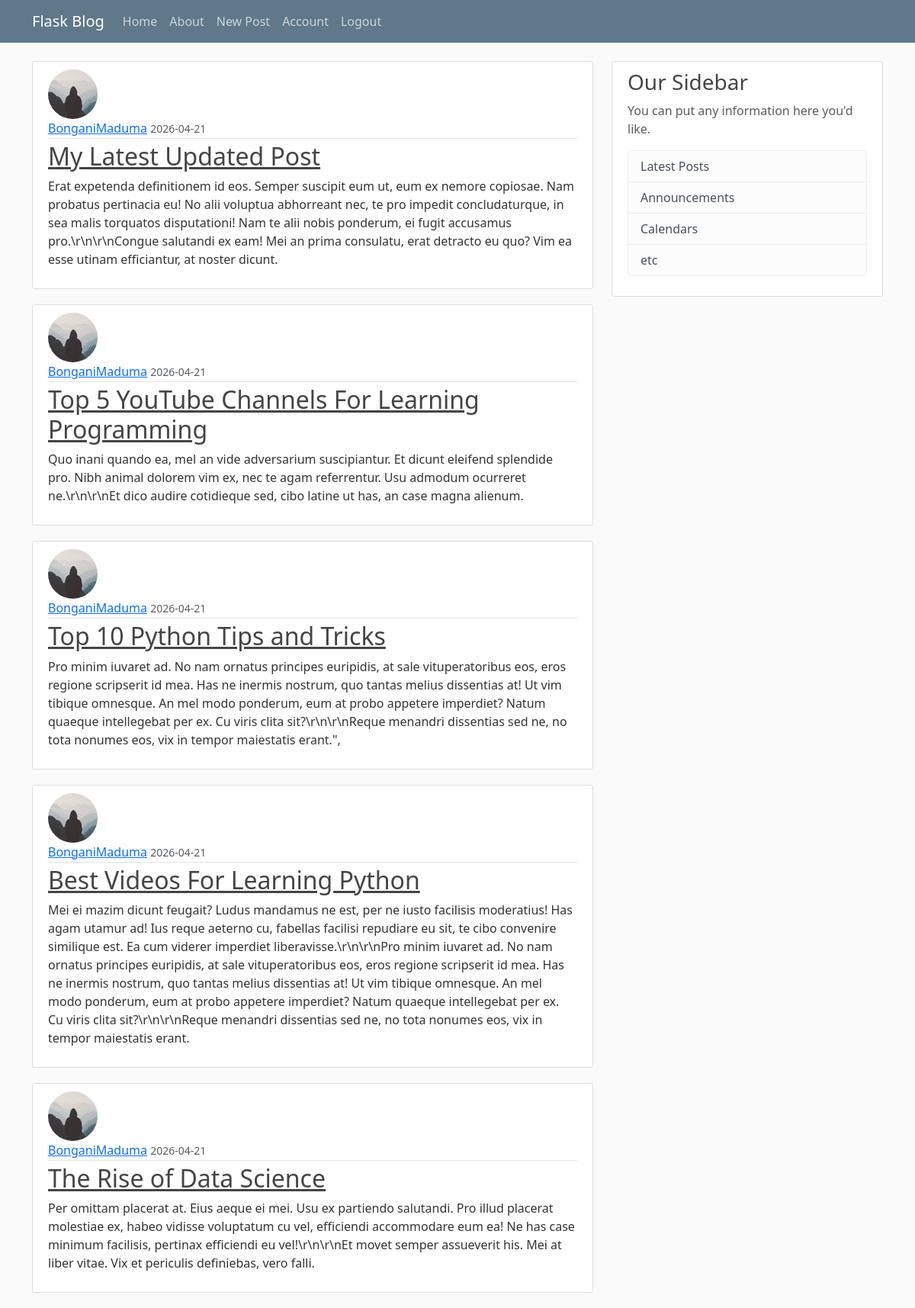
Screenshot of /home (signed in) with the database file from the repository.
### blogsite/models.py (models this page shows, shortened)
class Post(db.Model):
    id = db.Column(db.Integer, primary_key=True)
    title = db.Column(db.String(100), nullable=False)
    date_posted = db.Column(db.DateTime, nullable=False, default=datetime.now)
    content = db.Column(db.Text, nullable=False)
    user_id = db.Column(db.Integer, db.ForeignKey('user.id'), nullable=False)

class User(db.Model, UserMixin):
    id = db.Column(db.Integer, primary_key=True)
    username = db.Column(db.String(20), unique=True, nullable=False)
    email = db.Column(db.String(120), unique=True, nullable=False)
    image_file = db.Column(db.String(20), nullable=False, default='default.jpg')
    password = db.Column(db.String(60), nullable=False)
    posts = db.relationship('Post', backref='author', lazy=True)

### blogsite/routes.py (the view)
@app.route("/")
@app.route("/home")
def home():
    page = request.args.get('page', 1, type=int)
    post = Post.query.order_by(Post.date_posted.desc()).paginate(page=page, per_page=5)
    return render_template("home.html", posts=post)

### blogsite/models.py (called while the page is built)
@login_manager.user_loader
def load_user(user_id):
    return User.query.get(int(user_id))

### blogsite/templates/home.html
{% extends "layout.html" %}
{% block content %}
    {% for post in posts %}
        <article class="media content-section">
            <img class="rounded-circle article-img" src="{{url_for('static', filename='profile_pics/' + post.author.image_file)}}">
            <div class="media-body">
                <div class="article-metadata">
                <a class="mr-2" href="#">{{ post.author.username }}</a>
                <small class="text-muted">{{ post.date_posted.strftime('%Y-%m-%d') }}</small>
                </div>
                <h2><a class="article-title" href="{{ url_for('post', post_id=post.id) }}">{{ post.title }}</a></h2>
                <p class="article-content">{{ post.content }}</p>
            </div>
        </article>
    {% endfor %}
{% endblock %}

### blogsite/static/main.css (style rules this page uses)
body { background: #fafafa; color: #333333; margin-top: 5rem; }
h1, h2, h3, h4, h5, h6 { color: #444444; }
.content-section { background: #ffffff; padding: 10px 20px; border: 1px solid #dddddd; border-radius: 3px; margin-bottom: 20px; }
.article-title { color: #444444; }
.article-content { white-space: pre-line; }
.article-img { height: 65px; width: 65px; margin-right: 16px; }
.article-metadata { padding-bottom: 1px; margin-bottom: 4px; border-bottom: 1px solid #e3e3e3 }

### rows the page displays
Post: image_file (placeholder picture), author.username "BonganiMaduma", date_posted "2026-04-21", title "My Latest Updated Post", content "Erat expetenda definitionem id eos. Semper suscipit eum ut, eum ex nemore copiosae. Nam probatus pertinacia eu! No alii voluptua abhorreant nec, te pro impedit concludaturque, in sea malis torquatos disputationi! Nam te alii nobis ponderum, ei fugit accusamus pro.\\r\\n\\r\\nCongue salutandi ex eam! Mei an prima consulatu, erat detracto eu quo? Vim ea esse utinam efficiantur, at noster dicunt."
Post: image_file (placeholder picture), author.username "BonganiMaduma", date_posted "2026-04-21", title "Top 5 YouTube Channels For Learning Programming", content "Quo inani quando ea, mel an vide adversarium suscipiantur. Et dicunt eleifend splendide pro. Nibh animal dolorem vim ex, nec te agam referrentur. Usu admodum ocurreret ne.\\r\\n\\r\\nEt dico audire cotidieque sed, cibo latine ut has, an case magna alienum."
Post: image_file (placeholder picture), author.username "BonganiMaduma", date_posted "2026-04-21", title "Top 10 Python Tips and Tricks", content "Pro minim iuvaret ad. No nam ornatus principes euripidis, at sale vituperatoribus eos, eros regione scripserit id mea. Has ne inermis nostrum, quo tantas melius dissentias at! Ut vim tibique omnesque. An mel modo ponderum, eum at probo appetere imperdiet? Natum quaeque intellegebat per ex. Cu viris clita sit?\\r\\n\\r\\nReque menandri dissentias sed ne, no tota nonumes eos, vix in tempor maiestatis erant.\","
Post: image_file (placeholder picture), author.username "BonganiMaduma", date_posted "2026-04-21", title "Best Videos For Learning Python", content "Mei ei mazim dicunt feugait? Ludus mandamus ne est, per ne iusto facilisis moderatius! Has agam utamur ad! Ius reque aeterno cu, fabellas facilisi repudiare eu sit, te cibo convenire similique est. Ea cum viderer imperdiet liberavisse.\\r\\n\\r\\nPro minim iuvaret ad. No nam ornatus principes euripidis, at sale vituperatoribus eos, eros regione scripserit id mea. Has ne inermis nostrum, quo tantas melius dissentias at! Ut vim tibique omnesque. An mel modo ponderum, eum at probo appetere imperdiet? Natum quaeque intellegebat per ex. Cu viris clita sit?\\r\\n\\r\\nReque menandri dissentias sed ne, no tota nonumes eos, vix in tempor maiestatis erant."
Post: image_file (placeholder picture), author.username "BonganiMaduma", date_posted "2026-04-21", title "The Rise of Data Science", content "Per omittam placerat at. Eius aeque ei mei. Usu ex partiendo salutandi. Pro illud placerat molestiae ex, habeo vidisse voluptatum cu vel, efficiendi accommodare eum ea! Ne has case minimum facilisis, pertinax efficiendi eu vel!\\r\\n\\r\\nEt movet semper assueverit his. Mei at liber vitae. Vix et periculis definiebas, vero falli."
